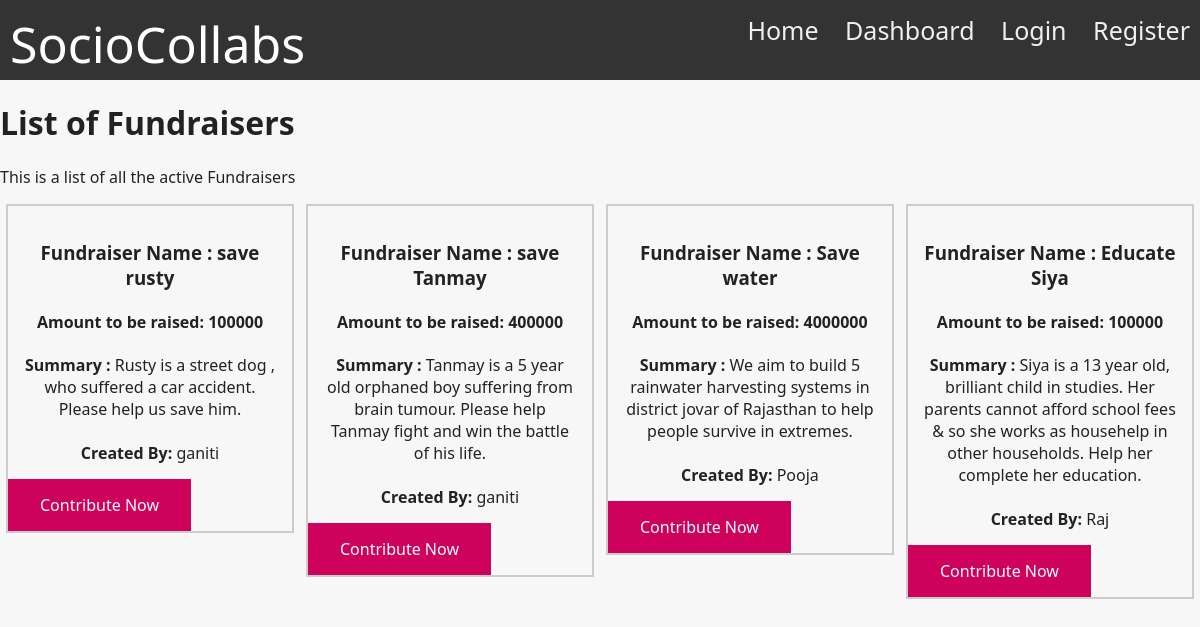
Before: /fundraiserlist with the older database file.
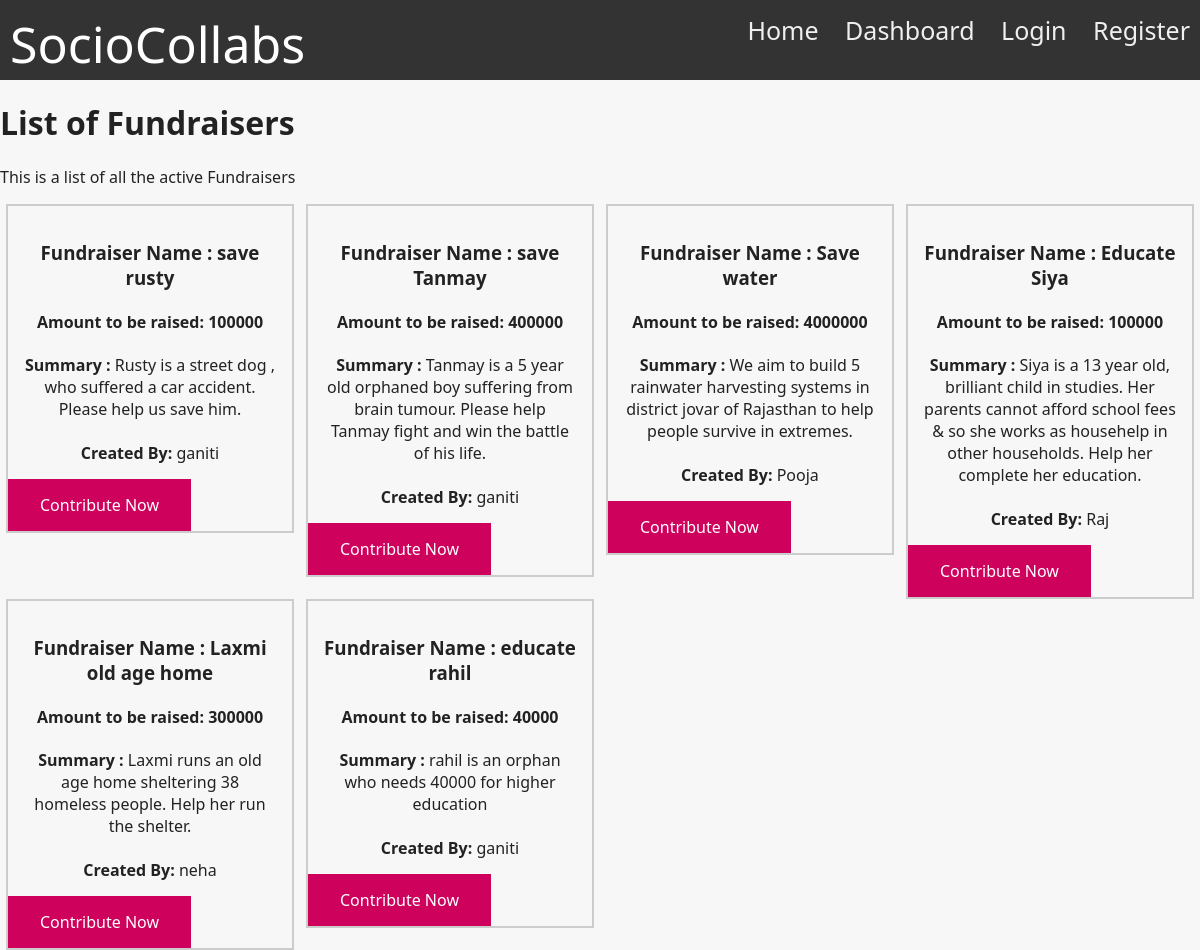
After: the same page with the newer database file.
### app/models.py (models this page shows, shortened)
class Fundraisers(db.Model):
    __tablename__ = "Fundraisers"
    id = db.Column(db.Integer, primary_key=True)
    name = db.Column(db.String(64), unique=True)
    amount = db.Column(db.Integer)
    summary = db.Column(db.String(64))
    created_by = db.Column(db.String(64))

### app/views.py (the view)
@app.route("/fundraiserlist")
def fundraiserlist():
     name = request.cookies.get('user_name')
     if (name==None):
        return render_template("fundraiserlist.html", Fundraisers=Fundraisers.query.all(),logged_in=False)
     results = db.session.query(New_donations.fundraiser_name, func.sum(New_donations.amount)).group_by(New_donations.fundraiser_name).all()
     return render_template("fundraiserlist.html", Fundraisers=Fundraisers.query.all(),logged_in=name!="",results=results)

### app/templates/fundraiserlist.html (shortened to what this page needs)
{% include 'navigation.html' %}
<h1 class="pt-5 pb-2">List of Fundraisers</h1>
      <p class="lead alert alert-warning">This is a list of all the active Fundraisers
			  </p>
			</head>
			<body>
			{% for fundraiser in Fundraisers %}
			<div class="responsive">
			  <div class="gallery">
				<div class="desc"><h3>Fundraiser Name : {{fundraiser.name }}<br></h3>
				    <h4>Amount to be raised: {{fundraiser.amount }}<br></h4>
				    <strong>Summary :</strong>  {{fundraiser.summary}} <br>
					<br>
				    <strong>Created By:</strong> {{fundraiser.created_by }}</div>
					<a href="/new_donation2" class="button">Contribute Now</a>
			  </div>
			</div>
			{% endfor %}
			</body>

Changed rows visible on the page:
added Fundraisers: name "Laxmi old age home", amount "300000", summary "Laxmi runs an old age home sheltering 38 homeless people. Help her run the shelter.", created_by "neha"
added Fundraisers: name "educate rahil", amount "40000", summary "rahil is an orphan who needs 40000 for higher education", created_by "ganiti"
